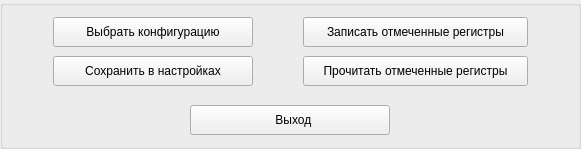
    <widget class="QGroupBox" name="groupBox">
     <property name="title">
      <string/>
     </property>
     <layout class="QGridLayout" name="gridLayout_4">
      <property name="leftMargin">
       <number>50</number>
      </property>
      <property name="rightMargin">
       <number>50</number>
      </property>
      <property name="horizontalSpacing">
       <number>50</number>
      </property>
      <property name="verticalSpacing">
       <number>9</number>
      </property>
      <item row="1" column="1">
       <widget class="QPushButton" name="pushButtonRead">
        <property name="minimumSize">
         <size>
          <width>225</width>
          <height>30</height>
         </size>
        </property>
        <property name="maximumSize">
         <size>
          <width>225</width>
          <height>16777215</height>
         </size>
        </property>
        <property name="font">
         <font>
          <pointsize>9</pointsize>
         </font>
        </property>
        <property name="text">
         <string>Прочитать отмеченные регистры</string>
        </property>
        <property name="icon">
         <iconset resource="tgca.qrc">
          <normaloff>:/pictogram/drive_back_5555.png</normaloff>:/pictogram/drive_back_5555.png</iconset>
        </property>
       </widget>
      </item>
      <item row="3" column="0" colspan="2" alignment="Qt::AlignHCenter">
       <widget class="QPushButton" name="pushButtonExit">
        <property name="minimumSize">
         <size>
          <width>200</width>
          <height>30</height>
         </size>
        </property>
        <property name="maximumSize">
         <size>
          <width>220</width>
          <height>16777215</height>
         </size>
        </property>
        <property name="font">
         <font>
          <pointsize>9</pointsize>
         </font>
        </property>
        <property name="text">
         <string>  Выход</string>
        </property>
        <property name="icon">
         <iconset resource="tgca.qrc">
          <normaloff>:/pictogram/application-exit_3908.png</normaloff>:/pictogram/application-exit_3908.png</iconset>
        </property>
       </widget>
      </item>
      <item row="0" column="0">
       <widget class="QPushButton" name="pushButtonChoose">
        <property name="minimumSize">
         <size>
          <width>200</width>
          <height>30</height>
         </size>
        </property>
        <property name="maximumSize">
         <size>
          <width>220</width>
          <height>16777215</height>
         </size>
        </property>
        <property name="font">
         <font>
          <pointsize>9</pointsize>
         </font>
        </property>
        <property name="text">
         <string>Выбрать конфигурацию</string>
        </property>
        <property name="icon">
         <iconset resource="tgca.qrc">
          <normaloff>:/pictogram/folder_explore_2684.png</normaloff>:/pictogram/folder_explore_2684.png</iconset>
        </property>
       </widget>
      </item>
      <item row="0" column="1">
       <widget class="QPushButton" name="pushButtonWrite">
        <property name="minimumSize">
         <size>
          <width>225</width>
          <height>30</height>
         </size>
        </property>
        <property name="maximumSize">
         <size>
          <width>225</width>
          <height>16777215</height>
         </size>
        </property>
        <property name="font">
         <font>
          <pointsize>9</pointsize>
         </font>
        </property>
        <property name="text">
         <string>Записать отмеченные регистры</string>
        </property>
        <property name="icon">
         <iconset resource="tgca.qrc">
          <normaloff>:/pictogram/drive_go_5555.png</normaloff>:/pictogram/drive_go_5555.png</iconset>
        </property>
       </widget>
      </item>
      <item row="1" column="0">
       <widget class="QPushButton" name="pushButtonApply">
        <property name="minimumSize">
         <size>
          <width>200</width>
          <height>30</height>
         </size>
        </property>
        <property name="maximumSize">
         <size>
          <width>220</width>
          <height>16777215</height>
         </size>
        </property>
        <property name="font">
         <font>
          <pointsize>9</pointsize>
         </font>
        </property>
        <property name="text">
         <string>Сохранить в настройках</string>
        </property>
        <property name="icon">
         <iconset resource="tgca.qrc">
          <normaloff>:/pictogram/arrow_rotate_clockwise_7614.png</normaloff>:/pictogram/arrow_rotate_clockwise_7614.png</iconset>
        </property>
       </widget>
      </item>
      <item row="2" column="0">
       <widget class="QLabel" name="labelSpacer">
        <property name="maximumSize">
         <size>
          <width>16777215</width>
          <height>1</height>
         </size>
        </property>
        <property name="text">
         <string/>
        </property>
       </widget>
      </item>
     </layout>
    </widget>
